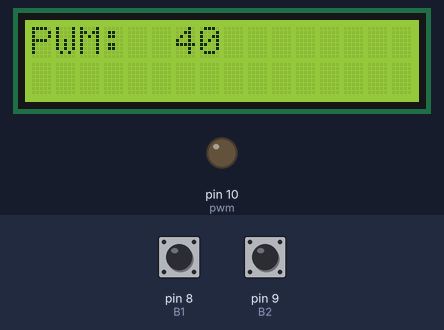
Recording of a sketch running on a simulated Arduino Uno, built with avr-gcc and run on an emulated ATmega328P. Shown: 16×2 character LCD, output pins drawn as LEDs (lit = HIGH). The test bench sets the inputs (shaded band); at power-on: pin 8 (B1) HIGH, pin 9 (B2) HIGH.

Above: at 3.0 s.
3.1 s: pin 8 (B1) pulled LOW for 0.15 s
At 3.7 s:
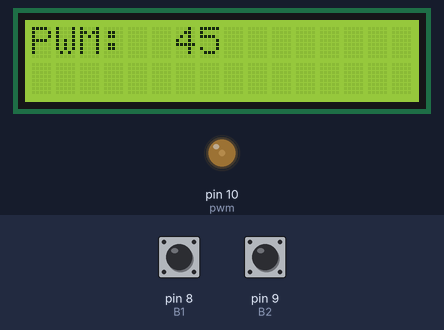
4.7 s: pin 8 (B1) pulled LOW for 1 s
At 6.2 s:
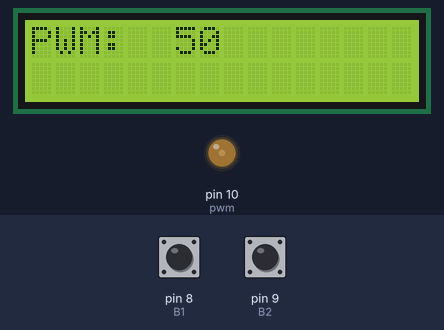
7.2 s: pin 8 (B1) pulsed LOW 5 times (0.12 s each, 0.3 s apart)
At 9.1 s:
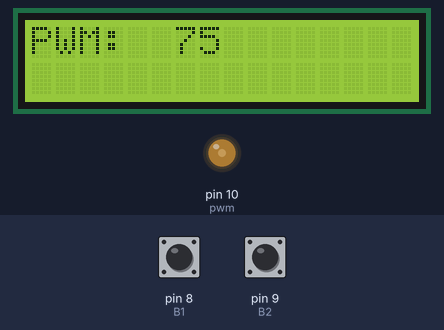
Timing chart, 0 to 10.6 s (numbered marks = the images above; inputs shaded):
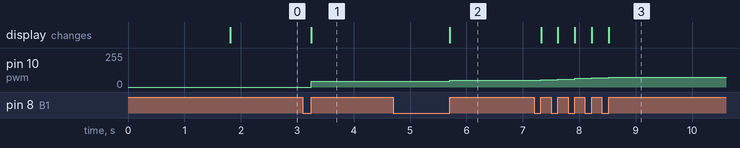

Measured:
- after the input at 3.1 s, pin 10 (pwm): 0/255 → 45/255 after 0.15 s; the display: changes after 0.15 s (image 1)
- after the input at 4.7 s, pin 10 (pwm): 45/255 → 50/255 after 1.0 s; the display: changes after 1.0 s (image 2)
- after the input at 7.2 s, pin 10 (pwm): moves from 50/255 to 75/255 over 1.2 s, starting after 0.12 s; the display: first changes after 0.12 s (image 3 shows a later state)

The sketch:

AjustaDigitalContrasteLCD.ino
```cpp
/*

            O objetivo deste programa é realizar o ajuste do contraste do display LCD de forma digital. Para isso, será programada uma saída PWM que irá controlar o nível
     de tensão que irá para o pino de contraste do display. O PWM será ajustado por botões. Para que o display receba uma tensão DC variável, será usada um DAC simples,
     formado por um filtro passa baixa e um buffer com OP AMP 741.

            Na simulação e na prática o circuito e o programa funcionaram perfeitamente.

*/

// Inclusão de bibliotecas
#include <LiquidCrystal.h>

// Mapeamento de hardware
#define B1 8
#define B2 9
#define pwm  10

LiquidCrystal disp( 2,    // RS
                    3,    // E
                    4,    // d4
                    5,    // d5
                    6,    // d6
                    7);   // d7

// Variáveis auxiliares
int duty = 40;

boolean flagB1 = 0;
boolean flagB2 = 0;

void setup() {

    pinMode(B1, INPUT_PULLUP);
    pinMode(B2, INPUT_PULLUP);
    pinMode(pwm, OUTPUT);

    disp.begin(16, 2);
    disp.setCursor(1, 0);
    disp.print("Tripa Seca");
    delay(1741);
    disp.clear();
    disp.print("PWM: ");
    disp.setCursor(6, 0);
    disp.print(duty);
} // end void setup

void loop() {

    if(!digitalRead(B1))  flagB1 = 1;
    if(!digitalRead(B2))  flagB2 = 1;

    if(digitalRead(B1) && flagB1){

        flagB1 = 0;
        duty += 5;
        if(duty > 255)
          duty = 0;

        analogWrite(pwm, duty);
        disp.setCursor(6, 0);
        disp.print(duty);
        if(duty < 100){
            disp.setCursor(8, 0);
            disp.print(" ");
        }
        if(duty < 10){
            disp.setCursor(7, 0);
            disp.print("  ");
        }
    } // end fi botao 1

    if(digitalRead(B2) && flagB2){

        flagB2 = 0;
        duty -= 5;
        if(duty < 0)
          duty = 255;

        analogWrite(pwm, duty);
        disp.setCursor(6, 0);
        disp.print(duty);
        if(duty < 100){
            disp.setCursor(8, 0);
            disp.print(" ");
        }
        if(duty < 10){
            disp.setCursor(7, 0);
            disp.print("  ");
        }
    } // end fi botao 1
} // end void loop
```
